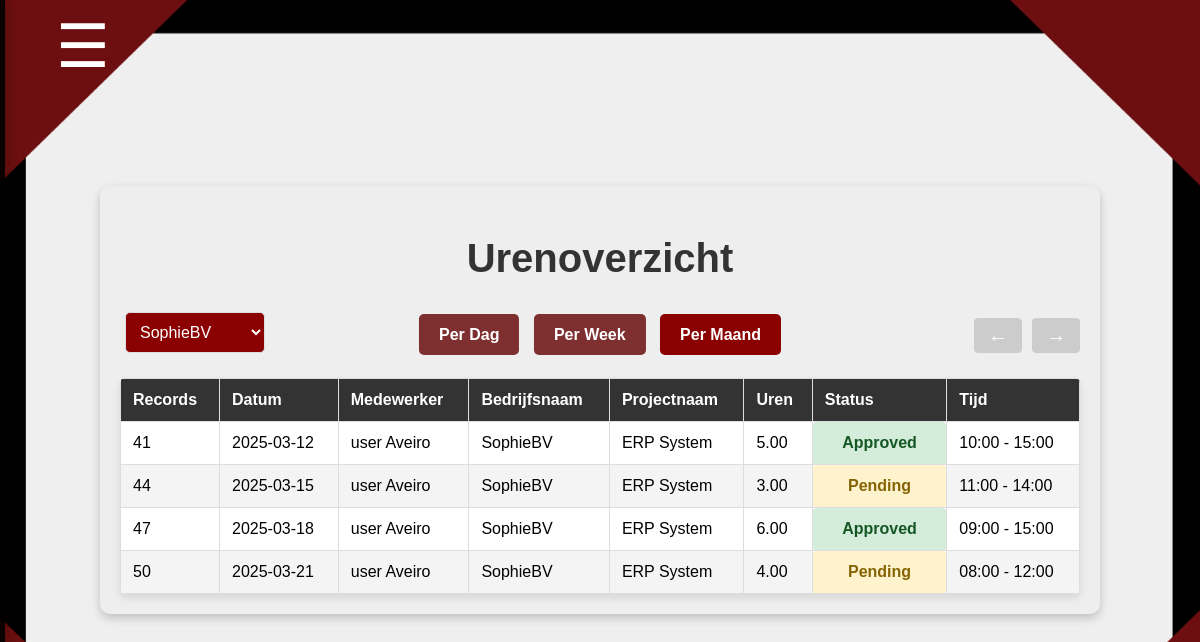
The app's page /gebruiker_uren.php?filter=month&bedrijfsnaam=SophieBV (signed in) with its own data.
### tables this page shows
CREATE TABLE `hours` (
                         `hours_id` int(11) NOT NULL,
                         `user_id` int(11) NOT NULL DEFAULT 1,
                         `project_id` int(11) NOT NULL,
                         `date` date NOT NULL,
                         `start_hours` time NOT NULL,
                         `eind_hours` time NOT NULL,
                         `hours` decimal(4,2) NOT NULL CHECK (`hours` between 0 and 24),
                         `accord` enum('Pending','Approved','Rejected') NOT NULL DEFAULT 'Pending',
                         `contract_hours` decimal(6,2) DEFAULT NULL,
                         `beschrijving` varchar(255) DEFAULT NULL
);

CREATE TABLE `users` (
                         `user_id` int(11) NOT NULL,
                         `name` varchar(255) NOT NULL,
                         `achternaam` varchar(255) NOT NULL,
                         `email` varchar(255) NOT NULL,
                         `telefoon` varchar(50) NOT NULL,
                         `password` varchar(255) NOT NULL,
                         `role` varchar(50) NOT NULL DEFAULT 'user'
);

CREATE TABLE `klant` (
                         `klant_id` int(11) NOT NULL,
                         `voornaam` varchar(255) NOT NULL,
                         `achternaam` varchar(255) NOT NULL,
                         `email` varchar(255) NOT NULL,
                         `telefoon` varchar(50) NOT NULL,
                         `bedrijfnaam` varchar(255) NOT NULL DEFAULT ''
);

CREATE TABLE `project` (
                           `project_id` int(11) NOT NULL,
                           `project_naam` varchar(255) NOT NULL,
                           `klant_id` int(11) NOT NULL,
                           `user_id` int(11) NOT NULL,
                           `beschrijving` text NOT NULL
);

### gebruiker_uren.php (the view, shortened to what this page needs)
<?php
$user_id = $_SESSION['user_id'];
include 'db/conn.php';
$filter = $_GET['filter'] ?? 'day';
$selectedBedrijfsnaam = $_GET['bedrijfsnaam'] ?? '';
$today = date('Y-m-d');
$start_date = $today;
$end_date = $today;
switch ($filter) {
    case 'month':
        $start_date = date('Y-m-01');
        $end_date = date('Y-m-t');
        break;
}
$limit = 10;
$page = isset($_GET['page']) ? (int)$_GET['page'] : 1;
$page = max($page, 1);
$offset = ($page - 1) * $limit;
$sql = "
    SELECT h.hours_id, h.date, u.name, u.achternaam, h.hours, h.accord, h.start_hours, h.eind_hours,
           k.bedrijfnaam AS bedrijfsnaam, p.project_naam AS projectnaam
    FROM hours h
    JOIN users u ON h.user_id = u.user_id
    LEFT JOIN project p ON h.project_id = p.project_id
    LEFT JOIN klant k ON p.klant_id = k.klant_id
    WHERE h.user_id = :user_id AND h.date BETWEEN :start_date AND :end_date
";
if (!empty($selectedBedrijfsnaam)) {
    $sql .= " AND k.bedrijfnaam = :bedrijfsnaam";
}
$sql .= " ORDER BY h.date ASC LIMIT $limit OFFSET $offset";
$stmt = $pdo->prepare($sql);
$params = ['user_id' => $user_id, 'start_date' => $start_date, 'end_date' => $end_date];
if (!empty($selectedBedrijfsnaam)) {
    $params['bedrijfsnaam'] = $selectedBedrijfsnaam;
}
$stmt->execute($params);
$hoursData = $stmt->fetchAll(PDO::FETCH_ASSOC);
$sqlTotal = "
    SELECT COUNT(*) FROM hours h
    JOIN users u ON h.user_id = u.user_id
    LEFT JOIN project p ON h.project_id = p.project_id
    LEFT JOIN klant k ON p.klant_id = k.klant_id
    WHERE h.user_id = :user_id AND h.date BETWEEN :start_date AND :end_date
";
if (!empty($selectedBedrijfsnaam)) {
    $sqlTotal .= " AND k.bedrijfnaam = :bedrijfsnaam";
}
$stmtTotal = $pdo->prepare($sqlTotal);
$stmtTotal->execute($params);
$totalRecords = $stmtTotal->fetchColumn();
$totalPages = ceil($totalRecords / $limit);
$sqlBedrijven = "SELECT DISTINCT bedrijfnaam FROM klant ORDER BY bedrijfnaam ASC";
$stmtBedrijven = $pdo->prepare($sqlBedrijven);
$stmtBedrijven->execute();
$bedrijven = $stmtBedrijven->fetchAll(PDO::FETCH_COLUMN);
?>
<!DOCTYPE html>
<html lang="nl">
<head>
    <link rel="stylesheet" href="css/gebruikers_uren.css">
</head>
<body>
<?php include 'sidebar.php'; ?>
    <div class="container">
        <h1>Urenoverzicht</h1>
        <div class="filter-links">
            <a href="?filter=day&bedrijfsnaam=<?php echo urlencode($selectedBedrijfsnaam); ?>" class="<?php echo $filter === 'day' ? 'active' : ''; ?>">Per Dag</a>
            <a href="?filter=week&bedrijfsnaam=<?php echo urlencode($selectedBedrijfsnaam); ?>" class="<?php echo $filter === 'week' ? 'active' : ''; ?>">Per Week</a>
            <a href="?filter=month&bedrijfsnaam=<?php echo urlencode($selectedBedrijfsnaam); ?>" class="<?php echo $filter === 'month' ? 'active' : ''; ?>">Per Maand</a>
        </div>
        <div class="filters">
            <select id="bedrijfFilter" onchange="updateBedrijfFilter()">
                <?php
                foreach ($bedrijven as $bedrijf) {
                    $selected = ($bedrijf === $selectedBedrijfsnaam) ? 'selected' : '';
                    echo "<option value='$bedrijf' $selected>$bedrijf</option>";
                }
                ?>
            </select>
        </div>
        <table id="urenTabel">
            <thead>
                <tr>
                    <th>Records</th>
                    <th>Datum</th>
                    <th>Medewerker</th>
                    <th>Bedrijfsnaam</th>
                    <th>Projectnaam</th>
                    <th>Uren</th>
                    <th>Status</th>
                    <th>Tijd</th>
                </tr>
            </thead>
            <tbody>
                <div class="pagination">
                    <a href="?page=<?php echo max(1, $page - 1); ?>&filter=<?php echo urlencode($filter); ?>&bedrijfsnaam=<?php echo urlencode($selectedBedrijfsnaam); ?>" class="prev <?php echo ($page <= 1) ? 'disabled' : ''; ?>" <?php echo ($page <= 1) ? 'aria-disabled="true"' : ''; ?>>&#8592;</a>
                    <a href="?page=<?php echo min($totalPages, $page + 1); ?>&filter=<?php echo urlencode($filter); ?>&bedrijfsnaam=<?php echo urlencode($selectedBedrijfsnaam); ?>" class="next <?php echo ($page >= $totalPages) ? 'disabled' : ''; ?>" <?php echo ($page >= $totalPages) ? 'aria-disabled="true"' : ''; ?>>&#8594;</a>
                </div>
                <?php
                if (!empty($hoursData)) {
                    foreach ($hoursData as $row) {
                        echo "<tr>";
                        echo "<td>" . htmlspecialchars($row['hours_id']) . "</td>";
                        echo "<td>" . htmlspecialchars($row['date']) . "</td>";
                        echo "<td>" . htmlspecialchars($row['name']) . " " . htmlspecialchars($row['achternaam']) . "</td>";
                        echo "<td>" . htmlspecialchars($row['bedrijfsnaam'] ?? 'N/A') . "</td>";
                        echo "<td>" . htmlspecialchars($row['projectnaam'] ?? 'N/A') . "</td>";
                        echo "<td>" . htmlspecialchars($row['hours']) . "</td>";
                        echo "<td class='status " . strtolower(htmlspecialchars($row['accord'])) . "'>" . htmlspecialchars($row['accord']) . "</td>";
                        echo "<td>" . date('H:i', strtotime($row['start_hours'])) . " - " . date('H:i', strtotime($row['eind_hours'])) . "</td>";
                        echo "</tr>";
                    }
                } else {
                    echo "<tr><td colspan='8'>Geen gegevens gevonden voor deze periode</td></tr>";
                }
                ?>
            </tbody>
        </table>
    </div>
</body>
</html>

### css/gebruikers_uren.css (style rules this page uses)
body { font-family: Arial, sans-serif; margin: 0; padding: 0; background-image: url("../img/achtergrond(nieuw).png"); background-size: 100% 100%; height: 100vh; display: flex; justify-content: center; align-items: center; }
.container { position: relative; width: 80%; max-width: 1200px; margin: 20px auto; padding: 20px; background-color: #EEEEEE; border-radius: 10px; box-shadow: 0px 4px 10px rgba(0, 0, 0, 0.2); }
h1 { text-align: center; color: #333; margin-top: 30px; font-size: 2.5em; }
.filter-links { text-align: center; position: absolute; left: 50%; transform: translateX(-50%); top: 140px; }
.filter-links a { padding: 12px 20px; margin: 5px; text-decoration: none; color: #fff; background-color: rgba(99, 1, 1, 0.8); border-radius: 5px; transition: background-color 0.3s; font-weight: bold; }
.filter-links a:hover, .filter-links a.active { background: #8b0000; }
.filters { margin-bottom: 20px; }
.filters select, .filters input, .filters button { padding: 10px; margin: 5px; border: 1px solid #ddd; border-radius: 5px; font-size: 16px; background-color: #8b0000; color: white; transition: background-color 0.3s, color 0.3s; }
.filters select { padding: 10px; margin: 5px; border: 1px solid #ddd; border-radius: 5px; font-size: 16px; background-color: #8b0000; color: white; transition: background-color 0.3s, color 0.3s; }
.filters select option { color: white; }
table { width: 100%; border-collapse: collapse; background: white; box-shadow: 0px 4px 8px rgba(0, 0, 0, 0.1); border-radius: 5px; overflow: hidden; margin-top: 20px; }
th, td { padding: 12px; border: 1px solid #ddd; text-align: left; }
th { background: #333; color: white; font-weight: bold; }
tr:nth-child(even) { background: #f4f4f4; }
.status { font-weight: bold; text-align: center; padding: 5px 10px; border-radius: 5px; min-width: 100px; }
.status.approved { background-color: #d4edda; color: #155724; }
.status.pending { background-color: #fff3cd; color: #856404; }
.pagination { position: absolute; right: 15px; top: 122px; display: flex; justify-content: flex-end; align-items: center; }
.pagination a { padding: 6px 14px; text-decoration: none; background-color: #8b0000; color: white; margin: 10px 5px; font-size: 20px; display: inline-block; transition: background-color 0.3s; border-radius: 10%; text-align: center; }
.pagination a.disabled { background-color: #ccc; cursor: not-allowed; }

### records on screen
hours: hours_id "41", date "2025-03-12", user.name "user", user.achternaam "Aveiro", klant.bedrijfnaam "SophieBV", project.project_naam "ERP System", hours "5.00", accord "Approved", start_hours "10:00", eind_hours "15:00"
hours: hours_id "44", date "2025-03-15", user.name "user", user.achternaam "Aveiro", klant.bedrijfnaam "SophieBV", project.project_naam "ERP System", hours "3.00", accord "Pending", start_hours "11:00", eind_hours "14:00"
hours: hours_id "47", date "2025-03-18", user.name "user", user.achternaam "Aveiro", klant.bedrijfnaam "SophieBV", project.project_naam "ERP System", hours "6.00", accord "Approved", start_hours "09:00", eind_hours "15:00"
hours: hours_id "50", date "2025-03-21", user.name "user", user.achternaam "Aveiro", klant.bedrijfnaam "SophieBV", project.project_naam "ERP System", hours "4.00", accord "Pending", start_hours "08:00", eind_hours "12:00"

### other values on screen
form field value "SophieBV"
